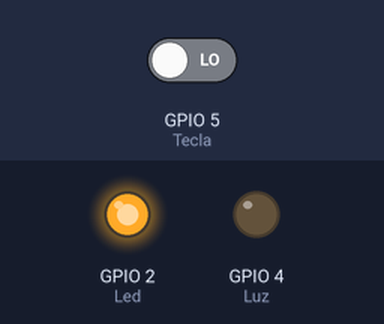
The sketch below on a simulated ESP8266 (NodeMCU). Parts: output pins drawn as LEDs (lit = HIGH). The test bench sets the inputs (shaded band); at power-on: GPIO 5 (Tecla) LOW. WiFi joins after 1.5 s; servers stay silent unless stated; what the sketch prints to the serial monitor is not drawn.

Above: at 2.7 s.
2.8 s: GPIO 5 (Tecla) driven HIGH
At 4.0 s:
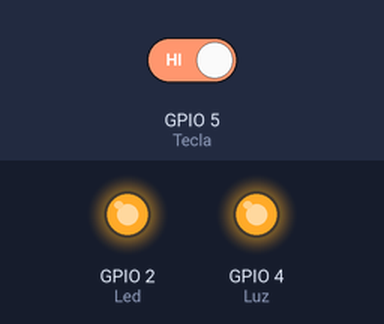
5.8 s: GPIO 5 (Tecla) driven LOW
At 6.3 s:
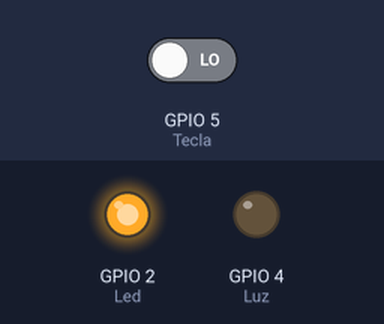
Timing chart, 0 to 8.8 s (numbered marks = the images above; inputs shaded):
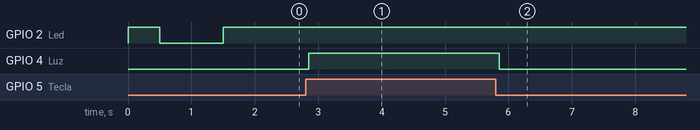

Measured:
- after the input at 2.8 s, GPIO 4 (Luz): LOW → HIGH after 0.05 s
- after the input at 5.8 s, GPIO 4 (Luz): HIGH → LOW after 0.05 s

The sketch:

V1.0.ino
```cpp
/*********
V1.0 WifiDots
*********/

// Import required libraries
#include <ESP8266WiFi.h>
#include <ESPAsyncTCP.h>
#include <ESPAsyncWebServer.h>

// Replace with your network credentials
const char* ssid     = "";
const char* password = "";

const char* PARAM_INPUT_1 = "state";

const int Luz = 4;
const int Tecla = 5;
const int Led = 2;

// Variables will change:
int ledState = LOW;          // the current state of the Luz pin
int buttonState;             // the current reading from the input pin
int lastButtonState = LOW;   // the previous reading from the input pin

// the following variables are unsigned longs because the time, measured in
// milliseconds, will quickly become a bigger number than can be stored in an int.
unsigned long lastDebounceTime = 0;  // the last time the Luz pin was toggled
unsigned long debounceDelay = 50;    // the debounce time; increase if the Luz flickers

// Create AsyncWebServer object on port 80
AsyncWebServer server(80);

const char index_html[] PROGMEM = R"rawliteral(
<!DOCTYPE HTML><html>
<head>
  <title>ESP Web Server</title>
  <meta name="viewport" content="width=device-width, initial-scale=1">
  <style>
    html {font-family: Arial; display: inline-block; text-align: center;}
    h2 {font-size: 3.0rem;}
    p {font-size: 3.0rem;}
    body {max-width: 600px; margin:0px auto; padding-bottom: 25px;}
    .switch {position: relative; display: inline-block; width: 120px; height: 68px}
    .switch input {display: none}
    .slider {position: absolute; top: 0; left: 0; right: 0; bottom: 0; background-color: #ccc; border-radius: 34px}
    .slider:before {position: absolute; content: ""; height: 52px; width: 52px; left: 8px; bottom: 8px; background-color: #fff; -webkit-transition: .4s; transition: .4s; border-radius: 68px}
    input:checked+.slider {background-color: #2196F3}
    input:checked+.slider:before {-webkit-transform: translateX(52px); -ms-transform: translateX(52px); transform: translateX(52px)}
  </style>
</head>
<body>
  <h2>WifiDots v1.0</h2>
  %BUTTONPLACEHOLDER%
<script>function toggleCheckbox(element) {
  var xhr = new XMLHttpRequest();
  if(element.checked){ xhr.open("GET", "/update?state=1", true); }
  else { xhr.open("GET", "/update?state=0", true); }
  xhr.send();
}

setInterval(function ( ) {
  var xhttp = new XMLHttpRequest();
  xhttp.onreadystatechange = function() {
    if (this.readyState == 4 && this.status == 200) {
      var inputChecked;
      var LuzStateM;
      if( this.responseText == 1){
        inputChecked = true;
        LuzStateM = "On";
      }
      else {
        inputChecked = false;
        LuzStateM = "Off";
      }
      document.getElementById("Luz").checked = inputChecked;
      document.getElementById("LuzState").innerHTML = LuzStateM;
    }
  };
  xhttp.open("GET", "/state", true);
  xhttp.send();
}, 1000 ) ;
</script>
</body>
</html>
)rawliteral";

// Replaces placeholder with button section in your web page
String processor(const String& var){
  //Serial.println(var);
  if(var == "BUTTONPLACEHOLDER"){
    String buttons ="";
    String LuzStateValue = LuzState();
    buttons+= "<h4>Luz - State <span id=\"LuzState\"></span></h4><label class=\"switch\"><input type=\"checkbox\" onchange=\"toggleCheckbox(this)\" id=\"Luz\" " + LuzStateValue + "><span class=\"slider\"></span></label>";
    return buttons;
  }
  return String();
}

String LuzState(){
  if(digitalRead(Luz)){
    return "checked";
  }
  else {
    return "";
  }
  return "";
}

void setup(){
  // Serial port for debugging purposes
  Serial.begin(115200);

  pinMode(Luz, OUTPUT);
  pinMode(Led, OUTPUT);
  pinMode(Tecla, INPUT);

  digitalWrite(Luz, LOW);
  digitalWrite(Led, HIGH);

  // Connect to Wi-Fi
  Serial.print("Connecting to ");
  Serial.println(ssid);
  WiFi.begin(ssid, password);
  while (WiFi.status() != WL_CONNECTED) {
    delay(500);
    Serial.print(".");
    digitalWrite(Led, LOW);
  }
  digitalWrite(Led, HIGH);
  Serial.println("");
  // Print ESP Local IP Address
  Serial.println("Connecting successfuly");
  Serial.println(WiFi.localIP());

  // Route for root / web page
  server.on("/", HTTP_GET, [](AsyncWebServerRequest *request){
    request->send_P(200, "text/html", index_html, processor);
  });

  // Send a GET request to <ESP_IP>/update?state=<inputMessage>
  server.on("/update", HTTP_GET, [] (AsyncWebServerRequest *request) {
    String inputMessage;
    String inputParam;
    // GET input1 value on <ESP_IP>/update?state=<inputMessage>
    if (request->hasParam(PARAM_INPUT_1)) {
      inputMessage = request->getParam(PARAM_INPUT_1)->value();
      inputParam = PARAM_INPUT_1;
      digitalWrite(Luz, inputMessage.toInt());
      ledState = !ledState;
    }
    else {
      inputMessage = "No message sent";
      inputParam = "none";
    }
    Serial.println(inputMessage);
    request->send(200, "text/plain", "OK");
  });

  // Send a GET request to <ESP_IP>/state
  server.on("/state", HTTP_GET, [] (AsyncWebServerRequest *request) {
    request->send(200, "text/plain", String(digitalRead(Luz)).c_str());
  });
  // Start server
  server.begin();
}

void loop() {

  int reading = digitalRead(Tecla);

  if (reading != lastButtonState) {
    lastDebounceTime = millis();
  }

  if ((millis() - lastDebounceTime) > debounceDelay) {

    if (reading != buttonState) {
      buttonState = reading;
      ledState = !ledState;
    }
  }
  digitalWrite(Luz, ledState);
  lastButtonState = reading;
}
```
